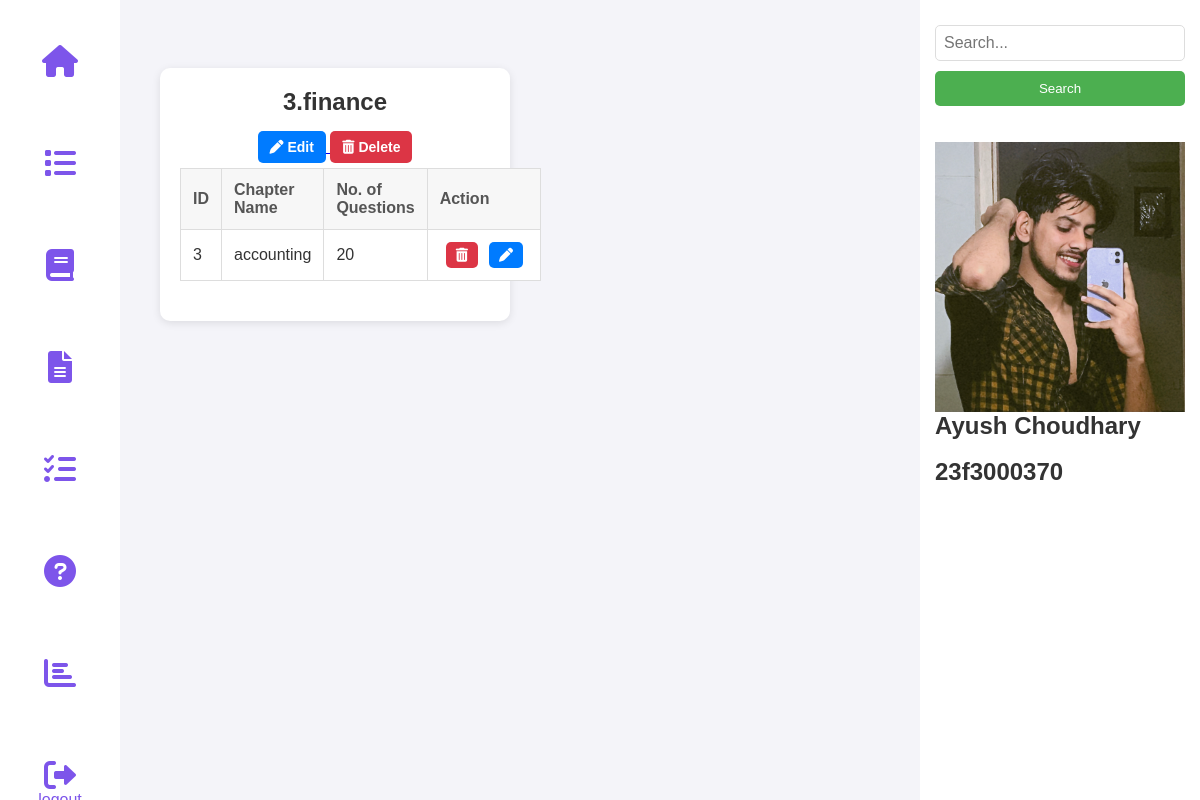
The app's page /admin_dashboard (signed in), older data.
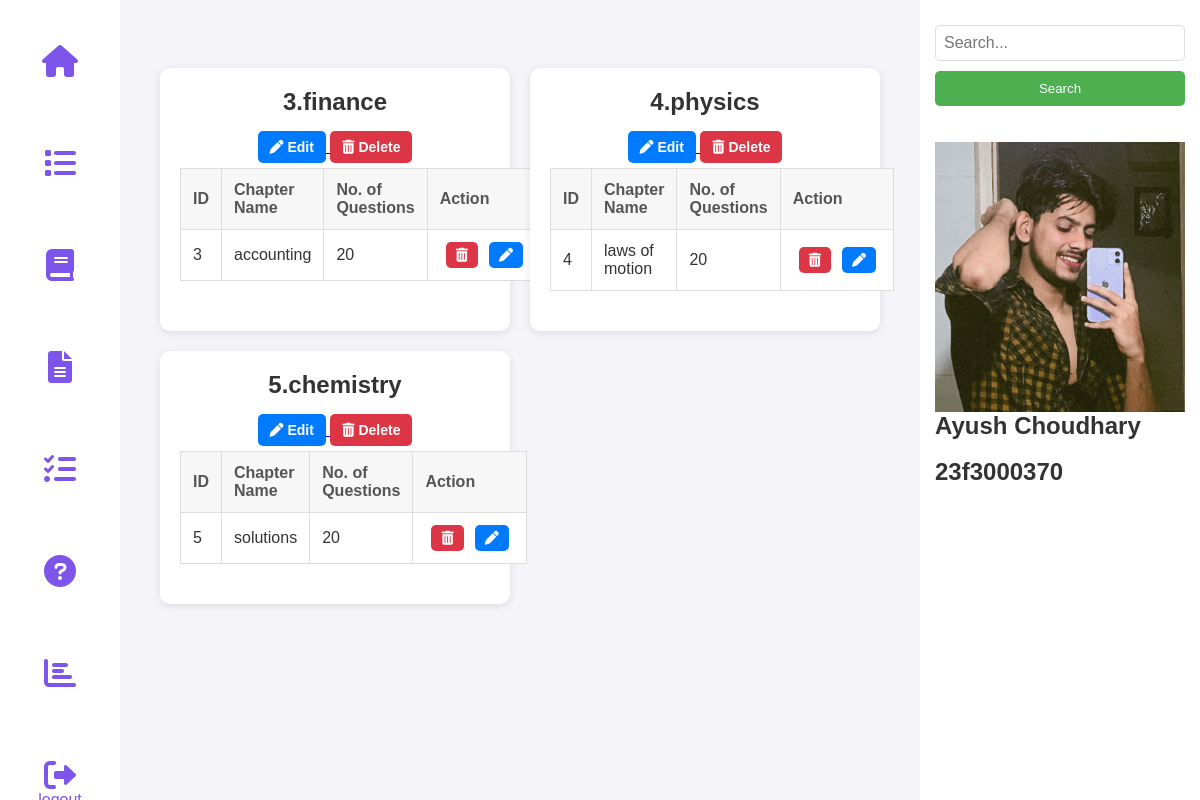
The same page, newer data.
### tables this page shows
CREATE TABLE SUBJECTS(
    id INTEGER PRIMARY KEY AUTOINCREMENT,
    subject_name TEXT NOT NULL
    );

CREATE TABLE CHAPTERS(
    id INTEGER PRIMARY KEY AUTOINCREMENT,
    chapter_name TEXT NOT NULL,
    subject_id INTEGER NOT NULL,
    no_of_question INTEGER NOT NULL,
    FOREIGN KEY(subject_id) REFERENCES SUBJECTS(id) on DELETE CASCADE ON UPDATE CASCADE
    );

### controllers/admin.py (the view)
@admin_bp.route('/admin_dashboard')
def admin_dashboard():
    if 'admin' not in session:
        return redirect(url_for('auth.admin_login'))
    conn = get_db_connection()
    cursor = conn.cursor()
    cursor.execute("SELECT * FROM SUBJECTS")
    subjects = cursor.fetchall()
    cursor.execute("SELECT id, chapter_name, subject_id, no_of_question FROM CHAPTERS")
    chapters = cursor.fetchall()
    conn.close()
    subject_dict = {sub[0]: {"id": sub[0], "name": sub[1], "chapters": []} for sub in subjects}
    for chap in chapters:
        subject_id = chap[2]
        if subject_id in subject_dict:
            subject_dict[subject_id]["chapters"].append({
                "id": chap[0],
                "name": chap[1],
                "no_of_question": chap[3]
            })
    return render_template('admin/admin_dashboard.html', subjects=subject_dict.values())

### models/setup_db.py (called while the page is built)
def get_db_connection():
    try:
        conn = sqlite3.connect(DB_PATH)
        conn.execute("PRAGMA foreign_keys = ON;")
        return conn
    except sqlite3.Error as e:
        print(f"❌ Database connection failed: {e}")
        return None

### templates/admin/admin_dashboard.html (shortened to what this page needs)
<!DOCTYPE html>
<html lang="en">
<head>
  <link rel="stylesheet" href="https://cdnjs.cloudflare.com/ajax/libs/font-awesome/6.0.0/css/all.min.css">
  <link rel="stylesheet" href="{{ url_for('static', filename='admin.css') }}">
</head>
<body>
  <nav class="nav">
    <div class="nav-left">
      <a href="{{ url_for('admin.admin_dashboard') }}"><button class="nav-button"><i
            class="fas fa-home fa-2x"></i></button></a>
      <a href="{{ url_for('admin.view_quiz') }}"><button class="nav-button"><i
            class="fas fa-list fa-2x"></i></button></a>
      <a href="{{ url_for('admin.add_subject') }}"><button class="nav-button"><i
            class="fas fa-book fa-2x"></i></button></a>
      <a href="{{ url_for('admin.add_chapter') }}"><button class="nav-button"><i
            class="fas fa-file-alt fa-2x"></i></button></a>
      <a href="{{ url_for('admin.add_quiz') }}"><button class="nav-button"><i
            class="fas fa-tasks fa-2x"></i></button></a>
      <a href="{{ url_for('admin.add_question') }}"><button class="nav-button"><i
            class="fas fa-question-circle fa-2x"></i></button></a>
      <a href="{{ url_for('admin.admin_summary') }}"><button class="nav-button"><i
            class="fas fa-chart-bar fa-2x"></i></button></a>
      <a href="{{ url_for('auth.logout') }}"><button class="nav-button"><i
            class="fas fa-sign-out-alt fa-2x"></i>logout</button></a>
    </div>
  </nav>
  <nav class="nav2">
    <div class="nav-right">
      <form method="GET" action="{{ url_for('admin.search_admin') }}">
        <input type="text" name="query" class="search-bar" placeholder="Search...">
        <button type="submit" class="search-button">Search</button>
      </form>
      <br><br>
      <img src="{{ url_for('static', filename='ayush.jpeg') }}" alt="Admin Profile" class="profile">
      <h1>Ayush Choudhary</h1>
      <br>
      <h2>23f3000370</h2>
    </div>
  </nav>
  <div class="container2">
    {% for subject in subjects %}
    <div class="quiz-box">
      <h1>{{subject.id}}.{{ subject.name }}</h1>
      <a href="{{ url_for('admin.edit_subject', subject_id=subject.id) }}">
        <button class="edit-btn"><i class="fas fa-pen"></i> Edit</button>
      </a>
      <a href="{{ url_for('admin.delete_subject', subject_id=subject.id) }}" class="delete-button">
        <i class="fas fa-trash-alt"></i> Delete
      </a>
      <table border="1">
        <thead>
          <tr>
            <th>ID</th>
            <th>Chapter Name</th>
            <th>No. of Questions</th>
            <th>Action</th>
          </tr>
        </thead>
        <tbody>
          {% for chapter in subject.chapters %}
          <tr>
            <td>{{ chapter.id }}</td>
            <td>{{ chapter.name }}</td>
            <td>{{ chapter.no_of_question }}</td>
            <td>
              <div class="button-group">
                <br>
                <a href="{{ url_for('admin.delete_chapter', chapter_id=chapter.id) }}" class="delete-button">
                  <i class="fas fa-trash-alt"></i>
                </a>
                <a href="{{ url_for('admin.edit_chapter', chapter_id=chapter.id) }}" class="edit-btn">
                  <i class="fas fa-pen"></i>
                </a>
              </div>
            </td>
          </tr>
          {% else %}
          <tr>
            <td colspan="4">No chapters available</td>
          </tr>
          {% endfor %}
        </tbody>
      </table>
    </div>
    {% endfor %}
  </div>
</body>
</html>

### static/admin.css (style rules this page uses)
* { margin: 0; padding: 0; box-sizing: border-box; }
body { font-family: Arial, sans-serif; background-color: #f4f4f9; color: #333; padding: 0; margin: 0; }
.nav2 { width: 280px; position: fixed; right: 0; top: 0; height: 100vh; background-color: white; display: flex; flex-direction: column; align-items: flex-start; padding: 15px; }
.nav { width: 120px; position: fixed; left: 0; top: 0; height: 100vh; background-color: white; display: flex; flex-direction: column; align-items: flex-start; padding: 15px; }
.nav-left { display: flex; flex-direction: column; width: 100%; }
.nav-right { display: flex; flex-direction: column; width: 100%; }
.nav-button { background-color: white; border: none; color:#7d55ea; text-align: center; padding: 10px; width: 100%; font-size: 16px; cursor: pointer; margin-top: 20px; margin-bottom: 30px; }
.search-bar { width: 100%; padding: 8px; font-size: 16px; border: 1px solid #ddd; border-radius: 5px; margin: 10px 0; }
.search-button { width: 100%; padding: 10px; background-color: #4CAF50; color: white; border: none; border-radius: 5px; cursor: pointer; text-align: center; }
.quiz-box { background-color: white; border-radius: 10px; box-shadow: 0 2px 8px rgba(0, 0, 0, 0.1); padding: 20px; text-align: center; transition: transform 0.3s ease; }
.quiz-box h1 { font-size: 1.5rem; margin-bottom: 15px; color: #333; }
.quiz-box table { width: 100%; border-collapse: collapse; margin-bottom: 20px; }
.quiz-box th, .quiz-box td { padding: 12px; text-align: left; border: 1px solid #ddd; }
.quiz-box th { background-color: #f7f7f7; color: #555; font-weight: bold; }
.quiz-box td { background-color: #fff; color: #333; }
.edit-btn, .delete-button { padding: 8px 12px; border: none; border-radius: 5px; font-size: 14px; font-weight: bold; cursor: pointer; transition: all 0.3s ease; }
.edit-btn { background-color: #007bff; color: white; margin-bottom: 5px; }
.delete-button { background-color: #dc3545; color: white; text-decoration: none; display: inline-block; }
td { text-align: center; }
td .delete-button, td .edit-btn { display: inline-flex; align-items: center; justify-content: center; padding: 6px 10px; border-radius: 5px; text-decoration: none; transition: 0.3s ease; font-size: 14px; gap: 5px; }
.delete-button { background-color: #dc3545; color: white; }
td .delete-button, td .edit-btn { display: inline-flex; margin: 0 5px; }
.container2 { display: grid; grid-template-columns: repeat(auto-fill, minmax(350px, 1fr)); gap: 20px; margin-top: 4%; padding: 20px; margin-left: 140px; margin-right: 300px; }
td .button-group { display: flex; gap: 1px; justify-content: center; }

Row changes from the older to the newer data that the page shows:
added SUBJECTS: id "4", name "physics"
added CHAPTERS: id "4", name "laws of motion", no_of_question "20"
added SUBJECTS: id "5", name "chemistry"
added CHAPTERS: id "5", name "solutions", no_of_question "20"
